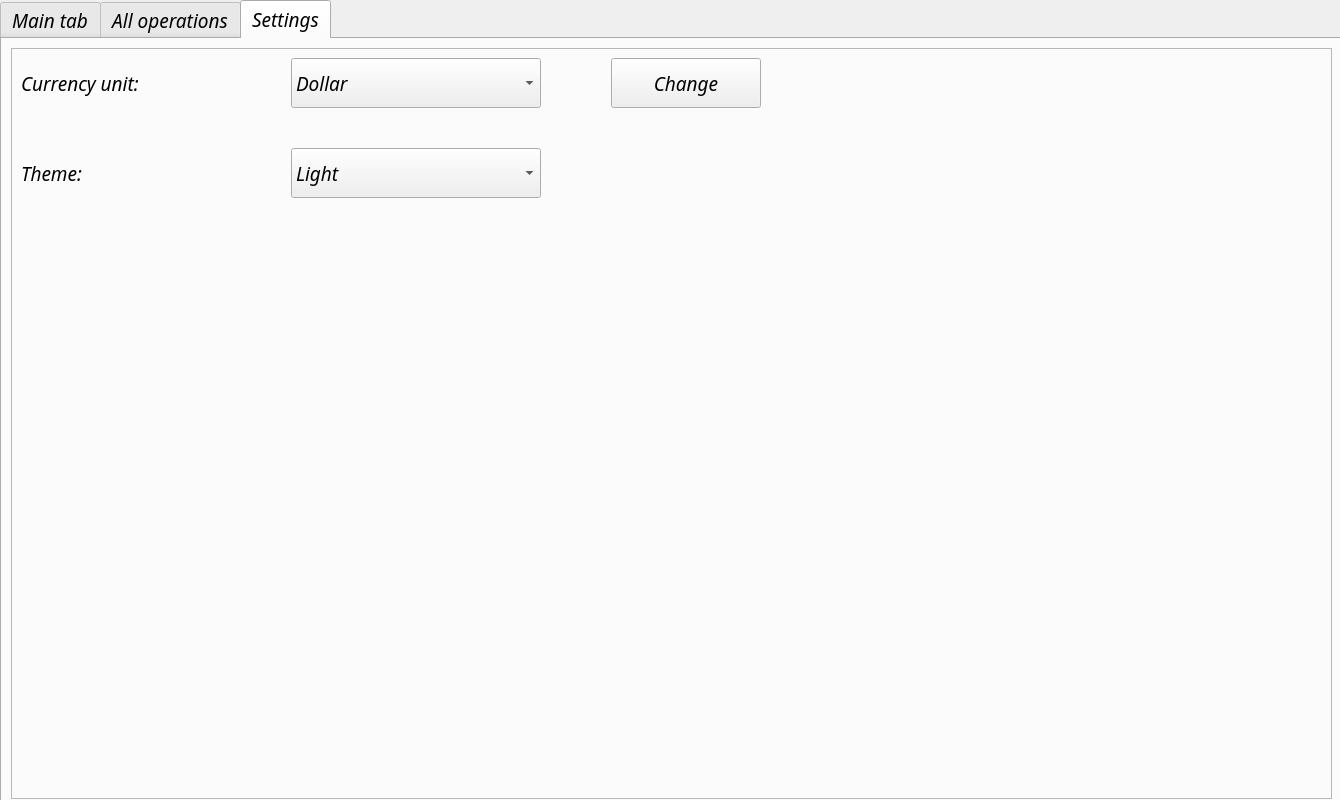
<?xml version="1.0" encoding="UTF-8"?>
<ui version="4.0">
 <class>mainWindow</class>
 <widget class="QMainWindow" name="mainWindow">
  <property name="geometry">
   <rect>
    <x>0</x>
    <y>0</y>
    <width>1340</width>
    <height>800</height>
   </rect>
  </property>
  <property name="minimumSize">
   <size>
    <width>1340</width>
    <height>750</height>
   </size>
  </property>
  <property name="maximumSize">
   <size>
    <width>1340</width>
    <height>800</height>
   </size>
  </property>
  <property name="sizeIncrement">
   <size>
    <width>0</width>
    <height>0</height>
   </size>
  </property>
  <property name="baseSize">
   <size>
    <width>1350</width>
    <height>778</height>
   </size>
  </property>
  <property name="font">
   <font>
    <family>Calisto MT</family>
    <pointsize>14</pointsize>
    <italic>true</italic>
   </font>
  </property>
  <property name="cursor">
   <cursorShape>ArrowCursor</cursorShape>
  </property>
  <property name="windowTitle">
   <string>Capital Management</string>
  </property>
  <property name="windowIcon">
   <iconset>
    <normaloff>C:/Users/Mahdi Ansarian/Desktop/Icon.ico</normaloff>C:/Users/Mahdi Ansarian/Desktop/Icon.ico</iconset>
  </property>
  <widget class="QWidget" name="centralwidget">
   <widget class="QTabWidget" name="tab">
    <property name="geometry">
     <rect>
      <x>0</x>
      <y>0</y>
      <width>1345</width>
      <height>805</height>
     </rect>
    </property>
    <property name="cursor">
     <cursorShape>ArrowCursor</cursorShape>
    </property>
    <property name="toolTip">
     <string/>
    </property>
    <property name="tabPosition">
     <enum>QTabWidget::North</enum>
    </property>
    <property name="tabShape">
     <enum>QTabWidget::Rounded</enum>
    </property>
    <property name="currentIndex">
     <number>2</number>
    </property>
    <property name="elideMode">
     <enum>Qt::ElideNone</enum>
    </property>
    <property name="tabBarAutoHide">
     <bool>false</bool>
    </property>
    <widget class="QWidget" name="main_tab">
     <attribute name="title">
      <string>Main tab</string>
     </attribute>
     <widget class="QFrame" name="frame">
      <property name="geometry">
       <rect>
        <x>0</x>
        <y>10</y>
        <width>1331</width>
        <height>751</height>
       </rect>
      </property>
      <property name="font">
       <font>
        <family>Calisto MT</family>
        <pointsize>14</pointsize>
        <italic>true</italic>
       </font>
      </property>
      <property name="frameShape">
       <enum>QFrame::StyledPanel</enum>
      </property>
      <property name="frameShadow">
       <enum>QFrame::Raised</enum>
      </property>
      <widget class="QLineEdit" name="earnInput">
       <property name="geometry">
        <rect>
         <x>10</x>
         <y>10</y>
         <width>310</width>
         <height>50</height>
        </rect>
       </property>
       <property name="toolTip">
        <string>Earn (Enter)</string>
       </property>
       <property name="inputMask">
        <string/>
       </property>
       <property name="text">
        <string/>
       </property>
       <property name="maxLength">
        <number>16</number>
       </property>
       <property name="frame">
        <bool>true</bool>
       </property>
       <property name="placeholderText">
        <string>Earn*</string>
       </property>
      </widget>
      <widget class="QLineEdit" name="description">
       <property name="geometry">
        <rect>
         <x>10</x>
         <y>80</y>
         <width>310</width>
         <height>50</height>
        </rect>
       </property>
       <property name="toolTip">
        <string>Description (Enter)</string>
       </property>
       <property name="inputMask">
        <string/>
       </property>
       <property name="text">
        <string/>
       </property>
       <property name="maxLength">
        <number>70</number>
       </property>
       <property name="placeholderText">
        <string>Description*</string>
       </property>
      </widget>
      <widget class="QPushButton" name="submitBtn">
       <property name="geometry">
        <rect>
         <x>50</x>
         <y>150</y>
         <width>220</width>
         <height>60</height>
        </rect>
       </property>
       <property name="cursor">
        <cursorShape>PointingHandCursor</cursorShape>
       </property>
       <property name="toolTip">
        <string>Submit (Ctrl+Enter)</string>
       </property>
       <property name="text">
        <string>Submit</string>
       </property>
       <property name="icon">
        <iconset>
         <normaloff>Submit.ico</normaloff>Submit.ico</iconset>
       </property>
       <property name="shortcut">
        <string>Ctrl+Return</string>
       </property>
      </widget>
      <widget class="QLineEdit" name="deleteTxtbox">
       <property name="enabled">
        <bool>false</bool>
       </property>
       <property name="geometry">
        <rect>
         <x>10</x>
         <y>270</y>
         <width>311</width>
         <height>50</height>
        </rect>
       </property>
       <property name="toolTip">
        <string>Operation ID (Enter)</string>
       </property>
       <property name="inputMask">
        <string/>
       </property>
       <property name="text">
        <string/>
       </property>
       <property name="maxLength">
        <number>10</number>
       </property>
       <property name="placeholderText">
        <string>Operation ID</string>
       </property>
      </widget>
      <widget class="QPushButton" name="deleteBtn">
       <property name="enabled">
        <bool>false</bool>
       </property>
       <property name="geometry">
        <rect>
         <x>50</x>
         <y>340</y>
         <width>220</width>
         <height>60</height>
        </rect>
       </property>
       <property name="cursor">
        <cursorShape>PointingHandCursor</cursorShape>
       </property>
       <property name="toolTip">
        <string>Delete operation (Ctrl+F10)</string>
       </property>
       <property name="autoFillBackground">
        <bool>false</bool>
       </property>
       <property name="text">
        <string>Delete operation</string>
       </property>
       <property name="icon">
        <iconset>
         <normaloff>Trash bin.ico</normaloff>Trash bin.ico</iconset>
       </property>
       <property name="shortcut">
        <string>Ctrl+F10</string>
       </property>
       <property name="flat">
        <bool>false</bool>
       </property>
      </widget>
      <widget class="QTextBrowser" name="details">
       <property name="geometry">
        <rect>
         <x>340</x>
         <y>10</y>
         <width>980</width>
         <height>400</height>
        </rect>
       </property>
       <property name="cursor" stdset="0">
        <cursorShape>ArrowCursor</cursorShape>
       </property>
       <property name="tabChangesFocus">
        <bool>false</bool>
       </property>
       <property name="documentTitle">
        <string/>
       </property>
       <property name="placeholderText">
        <string>Operation details</string>
       </property>
      </widget>
      <widget class="QTextBrowser" name="recentOperations">
       <property name="geometry">
        <rect>
         <x>10</x>
         <y>420</y>
         <width>1311</width>
         <height>321</height>
        </rect>
       </property>
       <property name="cursor" stdset="0">
        <cursorShape>ArrowCursor</cursorShape>
       </property>
       <property name="placeholderText">
        <string>Recent operations</string>
       </property>
      </widget>
     </widget>
    </widget>
    <widget class="QWidget" name="all_operations">
     <attribute name="title">
      <string>All operations</string>
     </attribute>
     <widget class="QTextBrowser" name="allOperations">
      <property name="geometry">
       <rect>
        <x>10</x>
        <y>10</y>
        <width>1311</width>
        <height>730</height>
       </rect>
      </property>
      <property name="cursor" stdset="0">
       <cursorShape>ArrowCursor</cursorShape>
      </property>
      <property name="placeholderText">
       <string>All operations</string>
      </property>
     </widget>
    </widget>
    <widget class="QWidget" name="settings_tab">
     <attribute name="title">
      <string>Settings</string>
     </attribute>
     <widget class="QFrame" name="frame_2">
      <property name="geometry">
       <rect>
        <x>9</x>
        <y>9</y>
        <width>1321</width>
        <height>751</height>
       </rect>
      </property>
      <property name="frameShape">
       <enum>QFrame::StyledPanel</enum>
      </property>
      <property name="frameShadow">
       <enum>QFrame::Raised</enum>
      </property>
      <widget class="QLabel" name="CurrencyUnitLabel">
       <property name="geometry">
        <rect>
         <x>10</x>
         <y>10</y>
         <width>230</width>
         <height>50</height>
        </rect>
       </property>
       <property name="text">
        <string>Currency unit:</string>
       </property>
      </widget>
      <widget class="QComboBox" name="currencyUnitComboBox">
       <property name="geometry">
        <rect>
         <x>280</x>
         <y>10</y>
         <width>250</width>
         <height>50</height>
        </rect>
       </property>
       <property name="toolTip">
        <string>Current currency unit</string>
       </property>
       <item>
        <property name="text">
         <string>Dollar</string>
        </property>
       </item>
       <item>
        <property name="text">
         <string>Euro</string>
        </property>
       </item>
       <item>
        <property name="text">
         <string>Pound</string>
        </property>
       </item>
       <item>
        <property name="text">
         <string>Yen</string>
        </property>
       </item>
       <item>
        <property name="text">
         <string>Dinar</string>
        </property>
       </item>
       <item>
        <property name="text">
         <string>Dirham</string>
        </property>
       </item>
       <item>
        <property name="text">
         <string>Rial</string>
        </property>
       </item>
       <item>
        <property name="text">
         <string>Toman</string>
        </property>
       </item>
      </widget>
      <widget class="QLabel" name="themeLabel">
       <property name="geometry">
        <rect>
         <x>10</x>
         <y>100</y>
         <width>230</width>
         <height>50</height>
        </rect>
       </property>
       <property name="text">
        <string>Theme:</string>
       </property>
      </widget>
      <widget class="QComboBox" name="themeComboBox">
       <property name="geometry">
        <rect>
         <x>280</x>
         <y>100</y>
         <width>250</width>
         <height>50</height>
        </rect>
       </property>
       <property name="toolTip">
        <string>Current theme</string>
       </property>
       <item>
        <property name="text">
         <string>Light</string>
        </property>
       </item>
      </widget>
      <widget class="QPushButton" name="changeCurrencyUnit">
       <property name="geometry">
        <rect>
         <x>600</x>
         <y>10</y>
         <width>150</width>
         <height>50</height>
        </rect>
       </property>
       <property name="cursor">
        <cursorShape>PointingHandCursor</cursorShape>
       </property>
       <property name="toolTip">
        <string>Submit (Ctrl+Enter)</string>
       </property>
       <property name="text">
        <string>Change</string>
       </property>
       <property name="icon">
        <iconset>
         <normaloff>Submit.ico</normaloff>Submit.ico</iconset>
       </property>
       <property name="shortcut">
        <string>Ctrl+Return</string>
       </property>
      </widget>
     </widget>
    </widget>
   </widget>
  </widget>
 </widget>
 <tabstops>
  <tabstop>tab</tabstop>
  <tabstop>earnInput</tabstop>
  <tabstop>description</tabstop>
  <tabstop>submitBtn</tabstop>
  <tabstop>details</tabstop>
  <tabstop>deleteTxtbox</tabstop>
  <tabstop>deleteBtn</tabstop>
  <tabstop>recentOperations</tabstop>
  <tabstop>allOperations</tabstop>
  <tabstop>currencyUnitComboBox</tabstop>
  <tabstop>themeComboBox</tabstop>
 </tabstops>
 <resources/>
 <connections/>
</ui>
